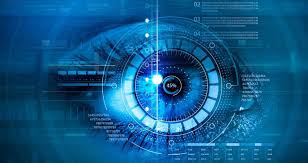
#> input picture image.jpg, 308 x 163 px
$ python edge_detection.py
#> lines starting #> are read from the running program, lines starting #| are printed output that depends on the picture; after the words box and inside, x2 and y2 are one past the last pixel; in counts of white or black regions, pixels touching at a corner belong together
import cv2

image = cv2.imread("image.jpg")
#> image is the input picture: shape (163, 308, 3); mean B, G, R 137.1, 89.2, 15

gray = cv2.cvtColor(image, cv2.COLOR_BGR2GRAY)
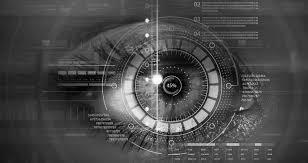
#> gray: shape (163, 308); min 1, max 254, mean 72.5

edges = cv2.Canny(gray, 100, 200)
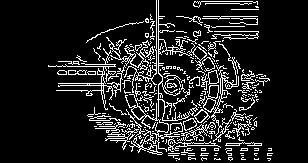
#> edges: shape (163, 308); 12.5% white in thin lines or dots, all inside (x1, y1, x2, y2) = (48, 0, 273, 161)

cv2.imshow("Original Image", image)
cv2.imshow("Edge Detection", edges)

cv2.waitKey(0)
cv2.destroyAllWindows()
